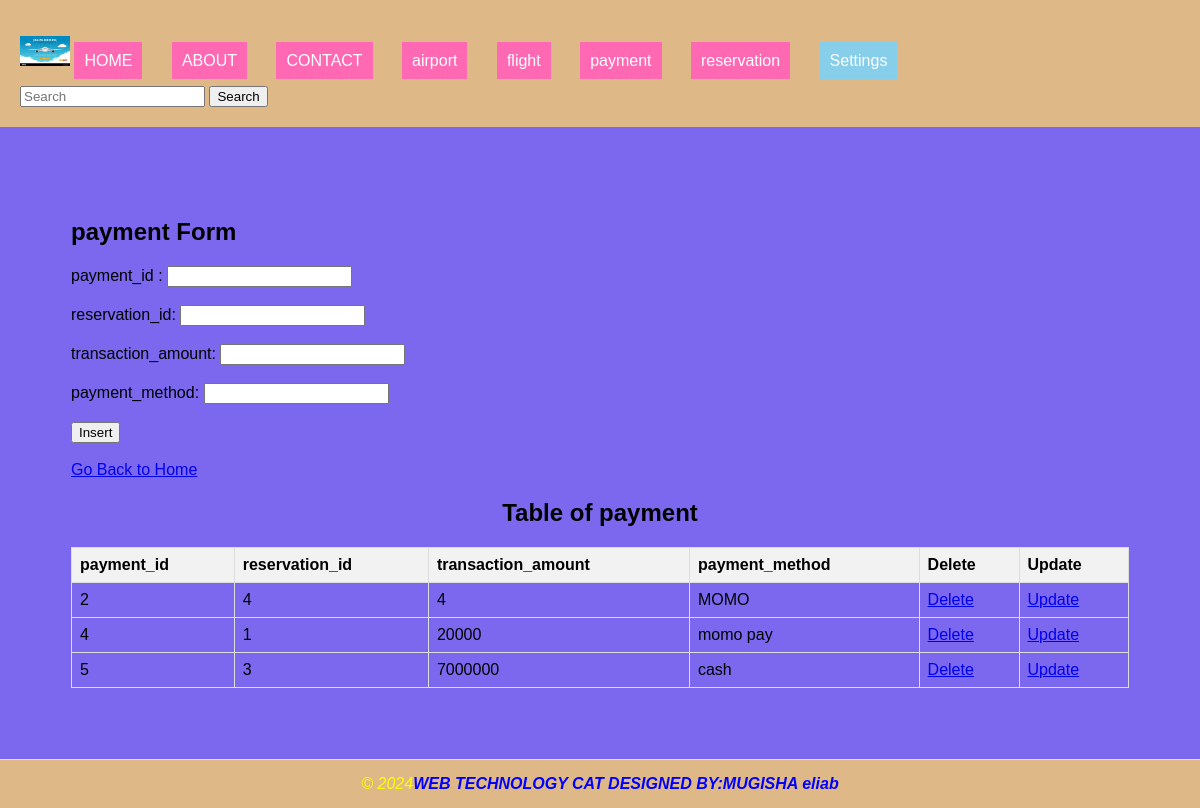
The page /CAT.HOMEANDINDEX/payment.php on the database its author committed.
### tables this page shows
CREATE TABLE `payment` (
  `payment_id` int(11) NOT NULL,
  `reservation_id` int(11) DEFAULT NULL,
  `transaction_amount` int(11) DEFAULT NULL,
  `payment_method` varchar(200) DEFAULT NULL
);

### CAT.HOMEANDINDEX/payment.php (the view, shortened to what this page needs)
<!DOCTYPE html>
<html lang="en">
<head>
    <link rel="stylesheet" type="text/css" href="style.css" title="style 1" media="screen, tv, projection, handheld, print"/>
</head>
<body>
<header>
    <ul style="list-style-type: none; padding: 0;">
    <li style="display: inline; margin-right: 10px;">
        <img src="./logo.JFIF" width="50" height="30" alt="logo">
        <a href="./home.html" style="padding: 10px; color: white; background-color: hotpink; text-decoration: none; margin-right: 15px;">HOME</a></li>
    <li style="display: inline; margin-right: 10px;"><a href="./about.html" style="padding: 10px; color: white; background-color: hotpink; text-decoration: none; margin-right: 15px;">ABOUT</a></li>
    <li style="display: inline; margin-right: 10px;"><a href="./contact.html" style="padding: 10px; color: white; background-color: hotpink; text-decoration: none; margin-right: 15px;">CONTACT</a></li>
    <li style="display: inline; margin-right: 10px;"><a href="./airport.php" style="padding: 10px; color: white; background-color: hotpink; text-decoration: none; margin-right: 15px;">airport</a></li>
    <li style="display: inline; margin-right: 10px;"><a href="./flight.php" style="padding: 10px; color: white; background-color: hotpink; text-decoration: none; margin-right: 15px;">flight</a></li>
    <li style="display: inline; margin-right: 10px;"><a href="./payment.php" style="padding: 10px; color: white; background-color: hotpink; text-decoration: none; margin-right: 15px;">payment</a></li>
    <li style="display: inline; margin-right: 10px;"><a href="./reservation.php" style="padding: 10px; color: white; background-color: hotpink; text-decoration: none; margin-right: 15px;">reservation</a></li>
        <li class="dropdown" style="display: inline; margin-right: 10px;">
            <a href="#" style="padding: 10px; color: white; background-color: skyblue; text-decoration: none; margin-right: 15px;">Settings</a>
        </li>
    </ul>
    <form class="d-flex" role="search" action="search.php">
        <input class="form-control me-2" type="search" placeholder="Search" aria-label="Search" name="query">
        <button class="btn btn-outline-success" type="submit">Search</button>
    </form>
</header>
<section>
    <h1>payment Form</h1>
    <form method="post" action="payment.php">
        <label for="payment_id">payment_id :</label>
        <input type="number" id="payment_id" name="payment_id" required><br><br>
        <label for="reservation_id">reservation_id:</label>
        <input type="text" id="Variet" name="reservation_id" required><br><br>
        <label for="transaction_amount">transaction_amount:</label>
        <input type="text" id="transaction_amount" name="transaction_amount" required><br><br>
        <label for="payment_method">payment_method:</label>
        <input type="text" id="payment_method" name="payment_method" required><br><br>
        <input type="submit" name="insert" value="Insert"><br><br>
    </form>
    <a href="./home.html">Go Back to Home</a>
    <?php
    include('database_connection.php');
    $sql = "SELECT * FROM payment";
    $result = $connection->query($sql);
    ?>
    <center><h2>Table of payment</h2></center>
    <table>
        <tr>
            <th>payment_id</th>
            <th>reservation_id</th>
            <th>transaction_amount</th>
            <th>payment_method</th>
            <th>Delete</th>
            <th>Update</th>
        </tr>
        <?php
        if ($result->num_rows > 0) {
            while ($row = $result->fetch_assoc()) {
                $pid = $row["payment_id"];
                echo "<tr>
                    <td>" . $row["payment_id"] . "</td>
                    <td>" . $row["reservation_id"] . "</td>
                    <td>" . $row["transaction_amount"] . "</td>
                    <td>" . $row["payment_method"] . "</td>
                    <td><a href='delete_payment.php?payment_id=$pid'>Delete</a></td>
                    <td><a href='update_payment.php?payment_id=$pid'>Update</a></td>
                </tr>";
            }
        } else {
            echo "<tr><td colspan='5'>No data found</td></tr>";
        }
        ?>
    </table>
</section>
<footer>
  <marquee><i style="color: yellow;">&copy; 2024</i><i style="color: blue;" ><b>WEB TECHNOLOGY CAT DESIGNED BY:MUGISHA eliab</b></marquee>
</footer>
</body>
</html>

### CAT.HOMEANDINDEX/style.css (style rules this page uses)
body { font-family: Arial, sans-serif; margin: 0; padding: 0; }
header { background-color: black; padding: 30px; }

### CAT.HOMEANDINDEX/payment.php (style rules this page uses)
body { background-color: grey; font-family: Arial, sans-serif; }
table { width: 100%; border-collapse: collapse; }
th, td { border: 1px solid #ddd; padding: 8px; text-align: left; }
th { background-color: #f2f2f2; }
header { background-color: burlywood; padding: 20px; }
section { padding: 71px; border-bottom: 1px solid #ddd; background-color: mediumslateblue; }
footer { text-align: center; padding: 15px; background-color: burlywood; }

### rows shown on the page
payment: payment_id "2", reservation "4", transaction_amount "4", payment_method "MOMO"
payment: payment_id "4", reservation "1", transaction_amount "20000", payment_method "momo pay"
payment: payment_id "5", reservation "3", transaction_amount "7000000", payment_method "cash"
